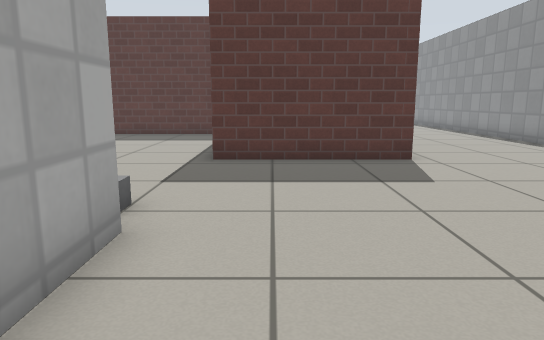
view 1 (above)

14 first-person views from a walk through a world built for the Gazebo simulator. The camera is 0.72 m above the floor, tilts 10° down and sees 70° across. The floor is counted in squares, 0.5 m on a side. Each view is taken from the middle of a square. On the plan, view 1 faces up. The plan holds only what a view shows up to about 16 squares ahead; the rest is blank. The place goes on beyond the plan. Simple patterns stand in for the simulator's built-in surfaces. Simple shapes stand in for some stock models.

view 2
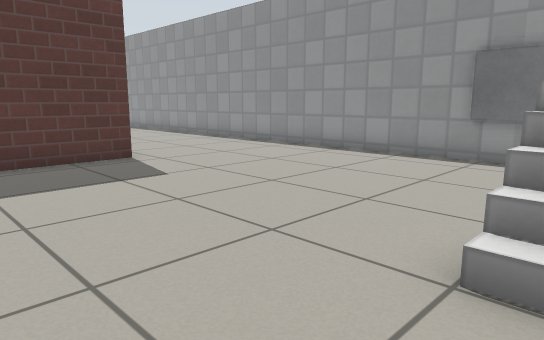

view 3
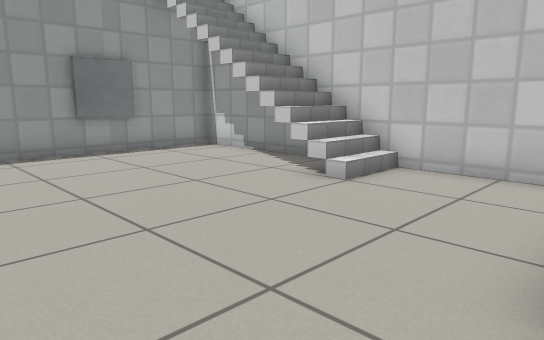

view 4
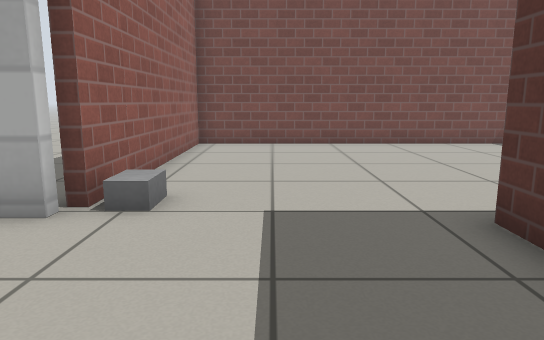

view 5
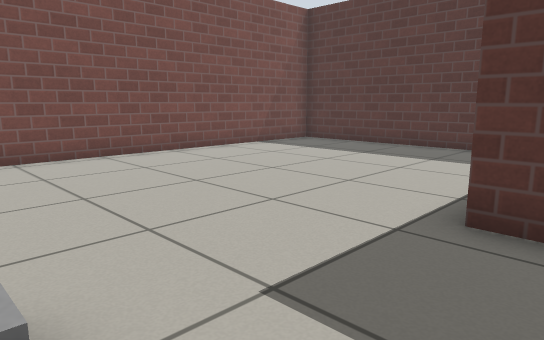

view 6
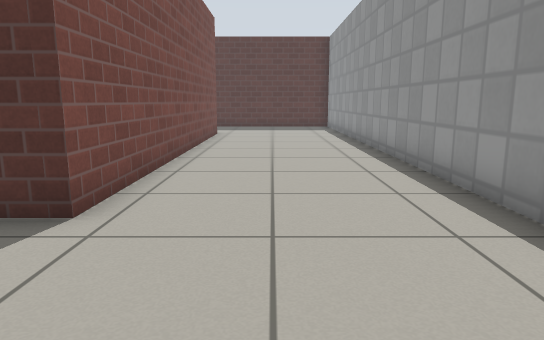

view 7
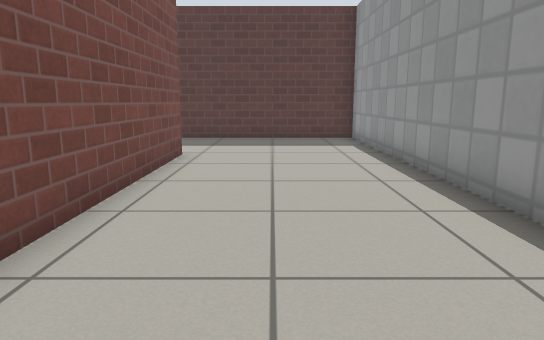

view 8
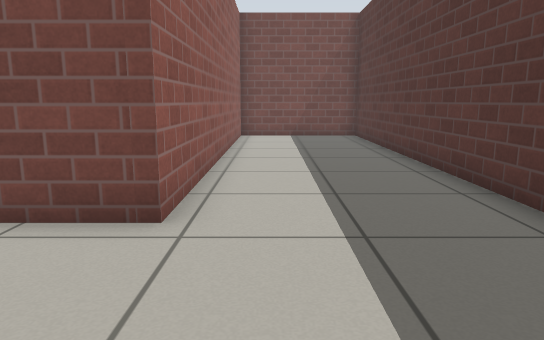

view 9
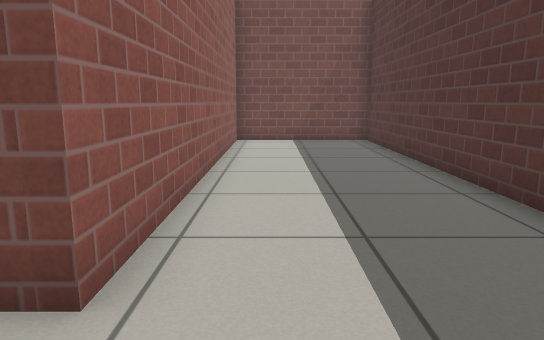

view 10
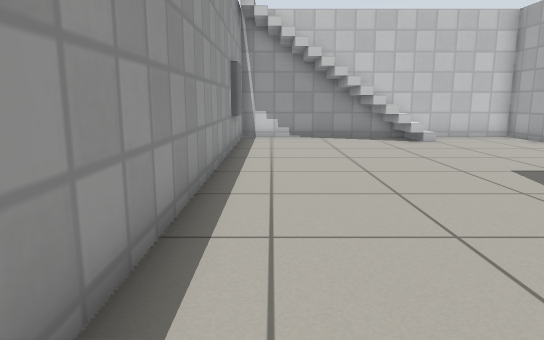

view 11
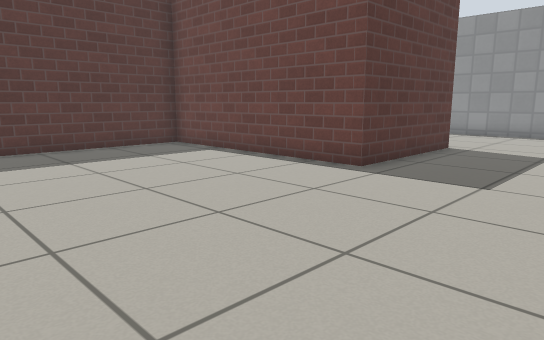

view 12
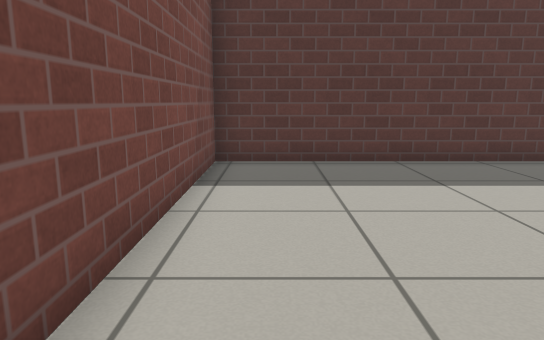

view 13
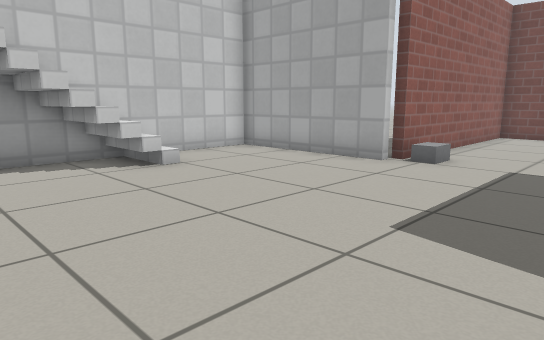

view 14
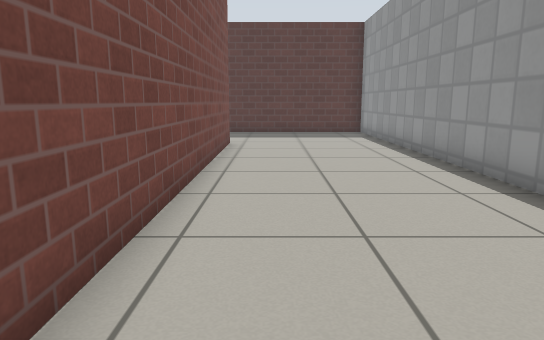

### Floor plan
Ten units are one square. View 1 is at (0, 0); x grows to the right and y downward. Boxes are objects, and circles mark ways between rooms. Rooms are numbered by the first view taken in them; rooms with no view inside come last. Other rooms are left out.
<svg viewBox="-109 -281 209 296">
<path fill="none" stroke="#000" d="M-17 -42 -17 10 92 10 92 -276 -87 -276 -87 -227 35 -227 35 -97 -5 -97M-5 -97 -15 -97 -15 -174 -104 -174 -104 -45 -21 -45"/>
<rect x="75" y="-15" width="10" height="10" fill="#bbb"><title>stairs</title></rect>
<rect x="85" y="-25" width="10" height="10" fill="#bbb"><title>window</title></rect>
<rect x="-35" y="-55" width="20" height="10" fill="#bbb"><title>grey box</title></rect>
<circle cx="-14" cy="-70" r="3" fill="#2a7"/>
<text x="40" y="-140">1</text>
<text x="-60" y="-110">2</text>
</svg>
Room 1 opens to room 2.

Where each view was taken, in squares from view 1:
view 1: 0 up, 0 right, facing up
view 2: 0 up, 1 left, facing up-right
view 3: 7 up, 2 left, facing down-right
view 4: 7 up, 3 right, facing left
view 5: 5 up, 0 right, facing up-left
view 6: 5 up, 6 right, facing up
view 7: 12 up, 6 right, facing up
view 8: 24 up, 8 right, facing left
view 9: 24 up, 6 right, facing left
view 10: 15 up, 8 right, facing down
view 11: 5 up, 9 left, facing up-right
view 12: 8 up, 9 left, facing up
view 13: 9 up, 7 right, facing down-left
view 14: 9 up, 5 right, facing up
